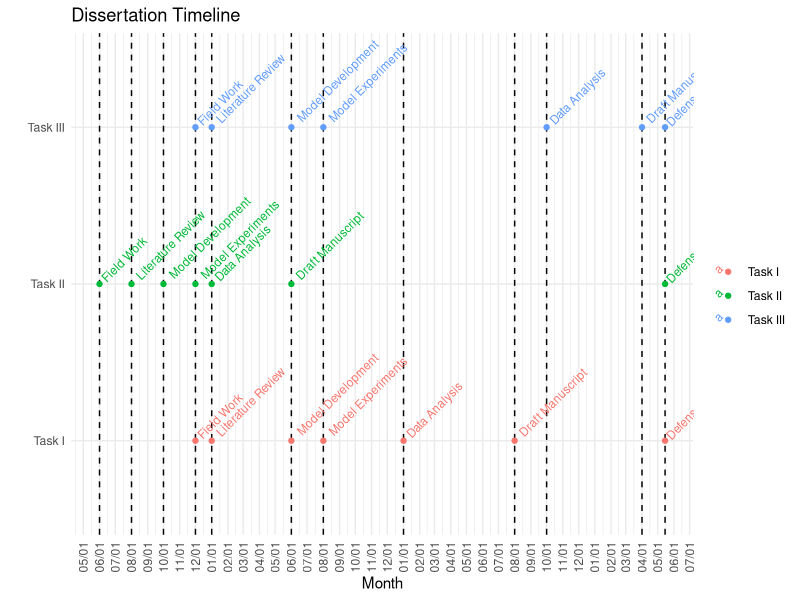

R code for this plot:
## ---- chunk 1
knitr::opts_chunk$set(echo = FALSE)
library(ggplot2)
library(scales)

# Create sample data for timeline
timeline_data <- data.frame(
  Event = c("Task I","Task II","Task III"),
  Date = as.Date(c("2024-01-01", "2023-08-01", "2024-01-01",
                   "2023-12-01","2023-06-01","2023-12-01",
                   "2024-06-01","2023-10-01","2024-06-01",
                   "2024-08-01","2023-12-01","2024-08-01",
                   "2025-01-01","2024-01-01","2025-10-01",
                   "2025-08-01","2024-06-01","2026-04-01",
                   "2026-05-15","2026-05-15","2026-05-15")),
  
  Description = c("Literature Review","Literature Review","Literature Review",
                  "Field Work","Field Work","Field Work",
                  "Model Development","Model Development","Model Development",
                  "Model Experiments","Model Experiments","Model Experiments",
                  "Data Analysis","Data Analysis","Data Analysis",
                  "Draft Manuscript","Draft Manuscript","Draft Manuscript",
                  "Defense","Defense","Defense")
)

# Create timeline plot
ggplot(timeline_data, aes(x = Date, y = Event, color = Event)) +
  geom_vline(xintercept = as.numeric(timeline_data$Date), linetype = "dashed") +
  geom_point() +
  geom_text(aes(label = Description), hjust = -0.1, angle = 45, size = 3) +
  scale_x_date(date_breaks = "months", date_labels = "%m/%d") +
  labs(title = "Dissertation Timeline", x = "Month", y = "", color = "") +
  theme_minimal()+
  theme(axis.text.x = element_text(angle = 90, vjust = 0.5, hjust=1))

